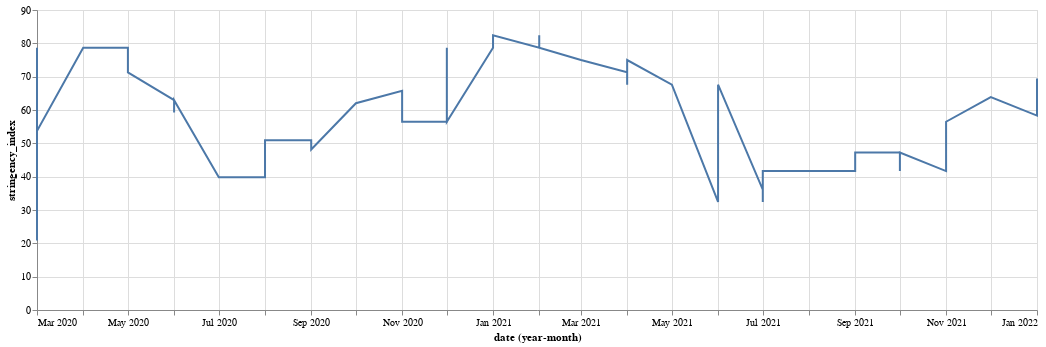

Write notebook code for a chart like this one.
### Code cell
NLD = visualise_country_data('NLD', cd)

### Figure 1 — Vega-Lite specification as saved in the notebook (floating-point values rounded to 4 significant figures; data arrays with more than 128 entries replaced by an {"elided": "..."} marker saying what was removed)
{"config": {"view": {"continuousWidth": 400, "continuousHeight": 300}}, "data": {"name": "data-d6e83159d380e57a791cbb3a3c04dd43"}, "mark": "line", "encoding": {"x": {"field": "date", "timeUnit": "yearmonth", "type": "temporal"}, "y": {"field": "stringency_index", "type": "quantitative"}}, "height": 300, "width": 1000, "$schema": "https://vega.github.io/schema/vega-lite/v4.17.0.json", "datasets": {"data-d6e83159d380e57a791cbb3a3c04dd43": {"elided": "129 records"}}}
